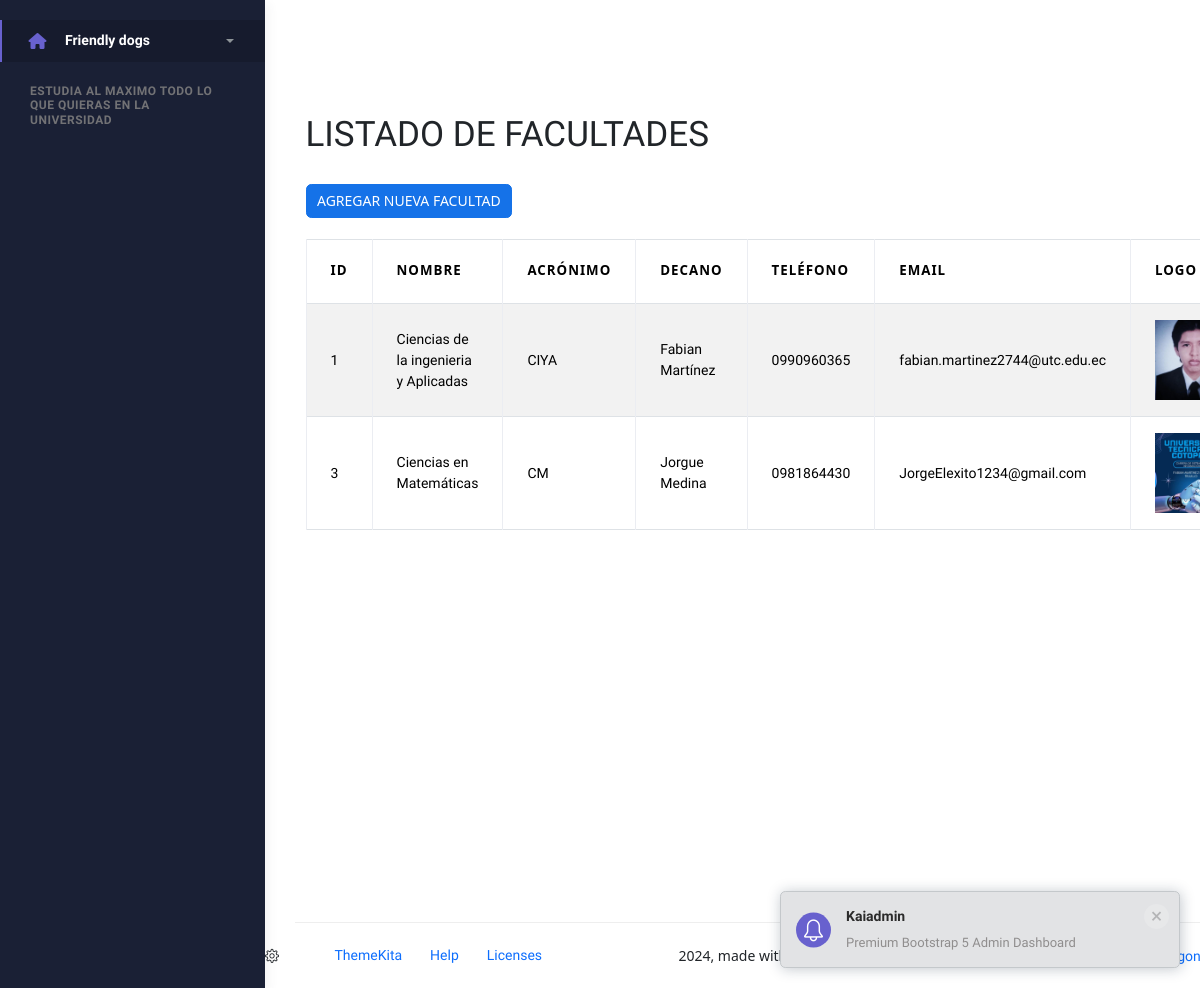
Before: / with the older database file.
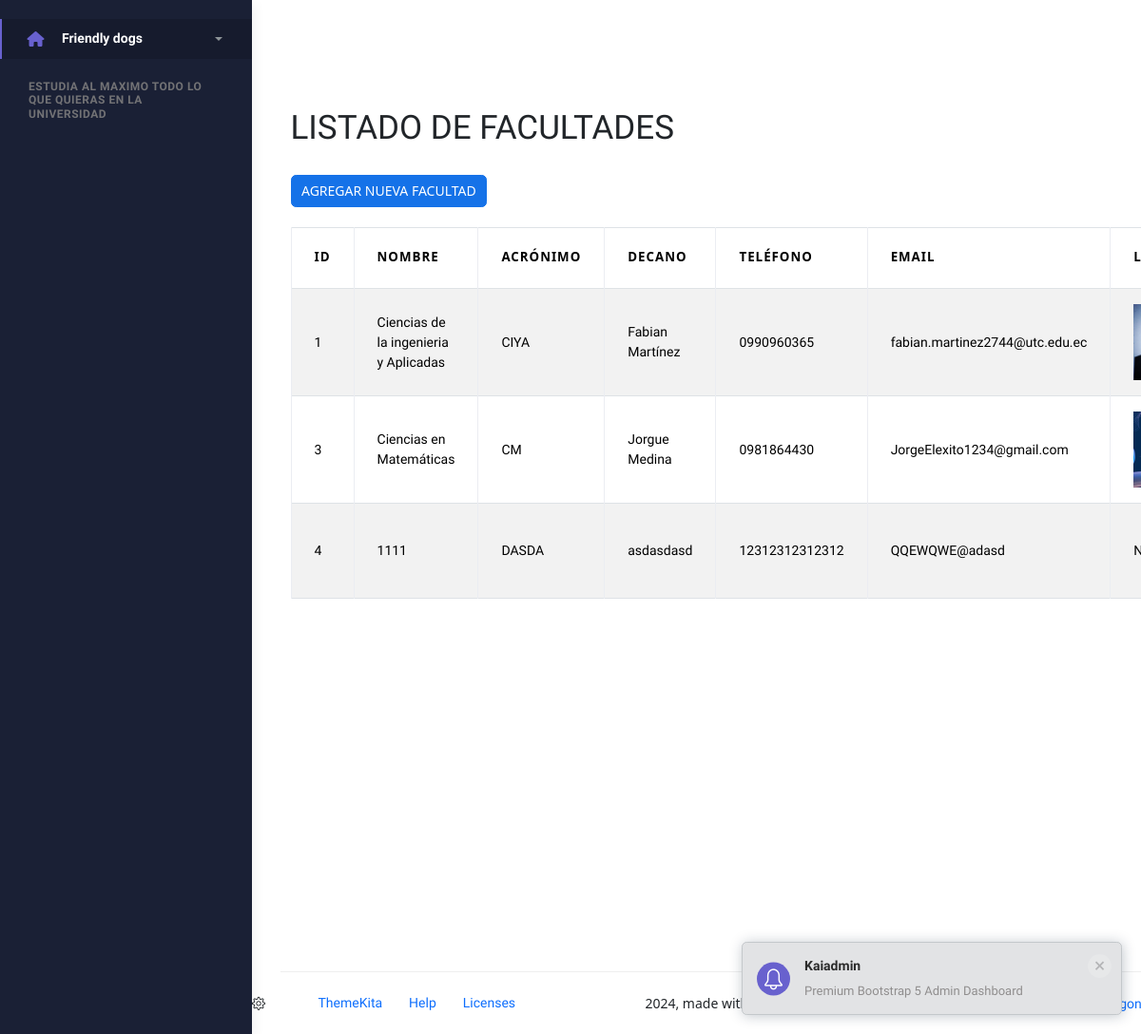
After: the same page with the newer database file.
### Aplicaciones/Faculty/models.py (models this page shows, shortened)
class Facultys(models.Model):
    id = models.AutoField(primary_key=True)
    nombre_facultad = models.CharField(max_length=100)
    acronym_fac = models.CharField(max_length=15, null=True, blank=True)
    dean_name_fac = models.CharField(max_length=150, null=True, blank=True)
    phone_fac = models.CharField(max_length=15, null=True, blank=True)
    email_fac = models.CharField(max_length=50, null=True, blank=True)
    logo_fac = models.FileField(
        upload_to='cargos',
        null=True,
        blank=True
    )
    year_fundation_fac = models.IntegerField(null=True, blank=True)

### Aplicaciones/Faculty/views.py (the view)
# urls.py: path('', views.inicio1, name='inicioFacultad'),
def inicio1(request):
    listaFacultades = Facultys.objects.all()
    return render(request, "inicio1.html", {'facultades': listaFacultades})

### Aplicaciones/Faculty/templates/inicio1.html (shortened to what this page needs)
{% extends "plantilla.html" %}
{% load static %}
{% block contenido %}
<h1>LISTADO DE FACULTADES</h1> <br>
<a href="nuevaFacultad" class="btn btn-primary">
  AGREGAR NUEVA FACULTAD
</a>
<br><br>
<table class="table table-bordered table-striped table-hover" id="tbl_facultades">
  <thead>
    <tr>
      <th>ID</th>
      <th>NOMBRE</th>
      <th>ACRÓNIMO</th>
      <th>DECANO</th>
      <th>TELÉFONO</th>
      <th>EMAIL</th>
      <th>LOGO</th>
    </tr>
  </thead>
  <tbody>
    {% for fac in facultades %}
      <tr>
        <td>{{ fac.id }}</td>
        <td>{{ fac.nombre_facultad }}</td>
        <td>{{ fac.acronym_fac }}</td>
        <td>{{ fac.dean_name_fac }}</td>
        <td>{{ fac.phone_fac }}</td>
        <td>{{ fac.email_fac }}</td>
        <td>
          {% if fac.logo_fac %}
            <img src="{{ fac.logo_fac.url }}" height="80" alt="Logo {{ fac.nombre_facultad }}">
          {% else %}
            Ninguno
          {% endif %}
        </td>
      </tr>
    {% endfor %}
  </tbody>
</table>
<br><br><br><br><br><br><br><br><br>
{% endblock %}

Changed rows visible on the page:
added Facultys: id "4", nombre_facultad "1111", acronym_fac "DASDA", dean_name_fac "asdasdasd", phone_fac "12312312312312", email_fac "QQEWQWE@adasd", logo_fac "Ninguno"
